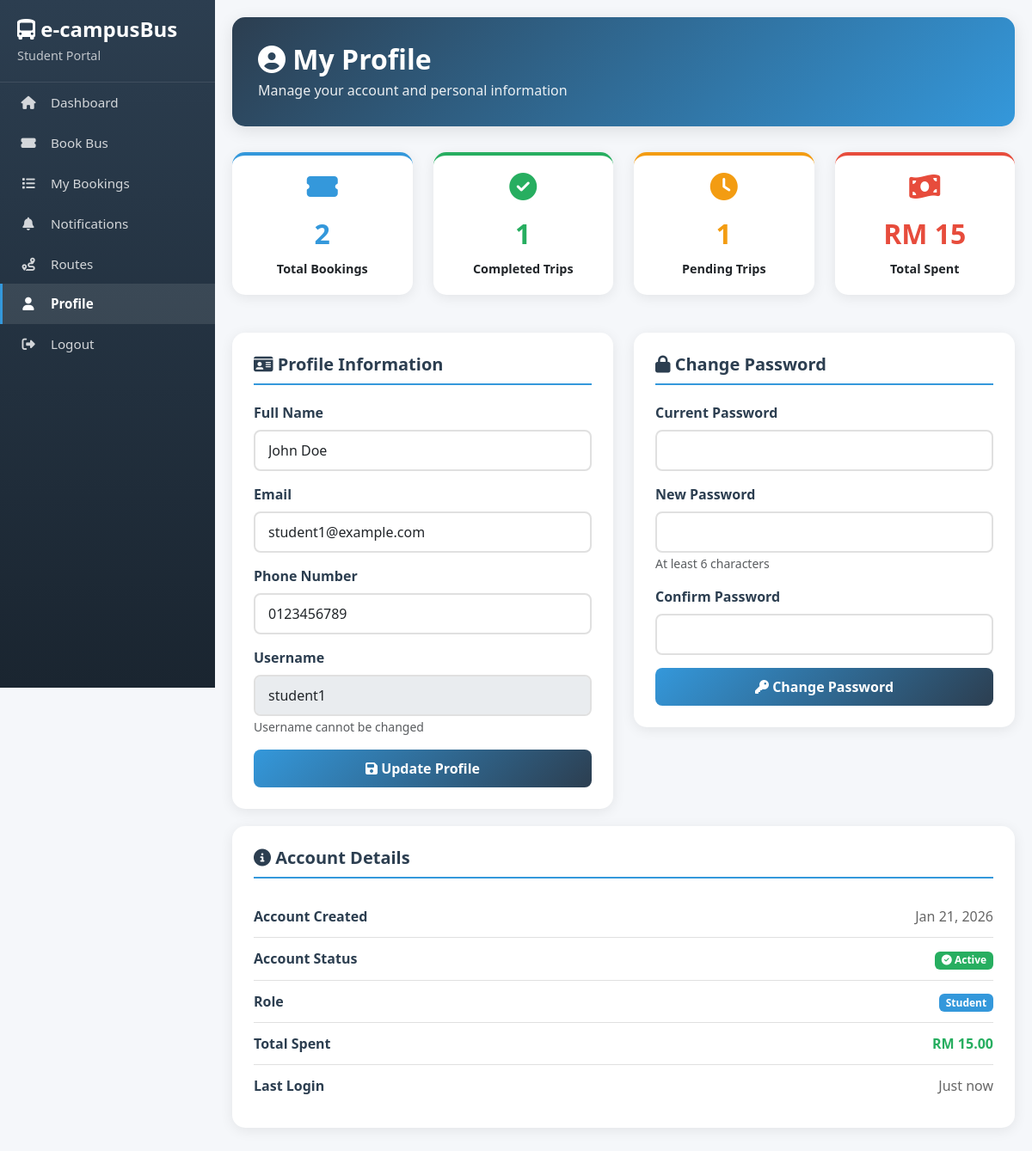
/student/profile.php (signed in), run on the app's committed database.
### tables this page shows
CREATE TABLE users (
    id INT PRIMARY KEY AUTO_INCREMENT,
    username VARCHAR(50) UNIQUE NOT NULL,
    email VARCHAR(100) UNIQUE NOT NULL,
    password VARCHAR(255) NOT NULL,
    full_name VARCHAR(100) NOT NULL,
    phone_number VARCHAR(15),
    date_of_birth DATE,
    gender ENUM('male', 'female', 'other'),
    role ENUM('student', 'driver', 'admin') DEFAULT 'student',
    reward_points INT DEFAULT 0,
    status ENUM('active', 'inactive', 'suspended') DEFAULT 'active',
    login_attempts INT DEFAULT 0,
    locked_until DATETIME NULL,
    remember_token VARCHAR(255) NULL,
    token_expiry DATETIME NULL,
    last_login DATETIME NULL,
    created_at TIMESTAMP DEFAULT CURRENT_TIMESTAMP,
    updated_at TIMESTAMP DEFAULT CURRENT_TIMESTAMP ON UPDATE CURRENT_TIMESTAMP
);

### student/profile.php (the view, shortened to what this page needs)
<?php
$user_id = $_SESSION['user_id'];
try {
    $pdo = new PDO(
        "mysql:host=localhost;dbname=bus_management;charset=utf8mb4",
        "root",
        ""
    );
    $pdo->setAttribute(PDO::ATTR_ERRMODE, PDO::ERRMODE_EXCEPTION);
    $stmt = $pdo->prepare("SELECT * FROM users WHERE id = ? AND role = 'student'");
    $stmt->execute([$user_id]);
    $user = $stmt->fetch(PDO::FETCH_ASSOC);
    $stmt = $pdo->prepare("
        SELECT
            COUNT(*) as total_bookings,
            SUM(CASE WHEN status = 'confirmed' THEN 1 ELSE 0 END) as completed,
            SUM(CASE WHEN status = 'pending' THEN 1 ELSE 0 END) as pending,
            SUM(CASE WHEN status = 'cancelled' THEN 1 ELSE 0 END) as cancelled,
            SUM(CASE WHEN status = 'confirmed' THEN amount ELSE 0 END) as total_spent
        FROM bookings
        WHERE user_id = ?
    ");
    $stmt->execute([$user_id]);
    $stats = $stmt->fetch(PDO::FETCH_ASSOC);
} catch(PDOException $e) {
    $error = "Database error: " . $e->getMessage();
}
?>
<!DOCTYPE html>
<html lang="en">
<head>
    <link href="https://cdn.jsdelivr.net/npm/bootstrap@5.3.0-alpha1/dist/css/bootstrap.min.css" rel="stylesheet">
    <link rel="stylesheet" href="https://cdnjs.cloudflare.com/ajax/libs/font-awesome/6.4.0/css/all.min.css">
</head>
<body>
    <div class="sidebar">
        <div class="sidebar-header">
            <h3><i class="fas fa-bus-alt"></i> e-campusBus</h3>
            <p>Student Portal</p>
        </div>
        <nav class="nav flex-column">
            <a class="nav-link" href="dashboard.php"><i class="fas fa-home"></i> Dashboard</a>
            <a class="nav-link" href="make_booking.php"><i class="fas fa-ticket-alt"></i> Book Bus</a>
            <a class="nav-link" href="bookings.php"><i class="fas fa-list"></i> My Bookings</a>
            <a class="nav-link" href="notifications.php"><i class="fas fa-bell"></i> Notifications</a>
            <a class="nav-link" href="routes.php"><i class="fas fa-route"></i> Routes</a>
            <a class="nav-link active" href="profile.php"><i class="fas fa-user"></i> Profile</a>
            <a class="nav-link" href="../logout.php"><i class="fas fa-sign-out-alt"></i> Logout</a>
        </nav>
    </div>
    <div class="main-content">
        <div class="header">
            <h2><i class="fas fa-user-circle"></i> My Profile</h2>
            <p class="mb-0">Manage your account and personal information</p>
        </div>
        <div class="row mb-4">
            <div class="col-md-3">
                <div class="stat-box blue">
                    <i class="fas fa-ticket-alt"></i>
                    <h3><?php echo $stats['total_bookings'] ?? 0; ?></h3>
                    <p>Total Bookings</p>
                </div>
            </div>
            <div class="col-md-3">
                <div class="stat-box green">
                    <i class="fas fa-check-circle"></i>
                    <h3><?php echo $stats['completed'] ?? 0; ?></h3>
                    <p>Completed Trips</p>
                </div>
            </div>
            <div class="col-md-3">
                <div class="stat-box orange">
                    <i class="fas fa-clock"></i>
                    <h3><?php echo $stats['pending'] ?? 0; ?></h3>
                    <p>Pending Trips</p>
                </div>
            </div>
            <div class="col-md-3">
                <div class="stat-box red">
                    <i class="fas fa-money-bill-wave"></i>
                    <h3>RM <?php echo number_format($stats['total_spent'] ?? 0, 0); ?></h3>
                    <p>Total Spent</p>
                </div>
            </div>
        </div>
        <div class="row">
            <div class="col-lg-6">
                <div class="content-card">
                    <h5><i class="fas fa-id-card"></i> Profile Information</h5>
                    <form method="POST">
                        <div class="form-group">
                            <label class="form-label">Full Name</label>
                            <input type="text" class="form-control" name="full_name" value="<?php echo htmlspecialchars($user['full_name'] ?? ''); ?>" required>
                        </div>
                        <div class="form-group">
                            <label class="form-label">Email</label>
                            <input type="email" class="form-control" name="email" value="<?php echo htmlspecialchars($user['email'] ?? ''); ?>" required>
                        </div>
                        <div class="form-group">
                            <label class="form-label">Phone Number</label>
                            <input type="tel" class="form-control" name="phone_number" value="<?php echo htmlspecialchars($user['phone_number'] ?? ''); ?>" required>
                        </div>
                        <div class="form-group">
                            <label class="form-label">Username</label>
                            <input type="text" class="form-control" value="<?php echo htmlspecialchars($user['username'] ?? ''); ?>" disabled>
                            <small class="text-muted">Username cannot be changed</small>
                        </div>
                        <button type="submit" class="btn btn-primary w-100">
                            <i class="fas fa-save"></i> Update Profile
                        </button>
                    </form>
                </div>
            </div>
            <div class="col-lg-6">
                <div class="content-card">
                    <h5><i class="fas fa-lock"></i> Change Password</h5>
                    <form method="POST">
                        <div class="form-group">
                            <label class="form-label">Current Password</label>
                            <input type="password" class="form-control" name="current_password" required>
                        </div>
                        <div class="form-group">
                            <label class="form-label">New Password</label>
                            <input type="password" class="form-control" name="new_password" required>
                            <small class="text-muted">At least 6 characters</small>
                        </div>
                        <div class="form-group">
                            <label class="form-label">Confirm Password</label>
                            <input type="password" class="form-control" name="confirm_password" required>
                        </div>
                        <button type="submit" class="btn btn-primary w-100">
                            <i class="fas fa-key"></i> Change Password
                        </button>
                    </form>
                </div>
            </div>
        </div>
        <div class="content-card">
            <h5><i class="fas fa-info-circle"></i> Account Details</h5>
            <div class="info-row">
                <span class="info-label">Account Created</span>
                <span class="info-value"><?php echo date('M d, Y', strtotime($user['created_at'] ?? 'now')); ?></span>
            </div>
            <div class="info-row">
                <span class="info-label">Account Status</span>
                <span class="info-value">
                    <span class="badge" style="background-color: var(--success-green);">
                        <i class="fas fa-check-circle"></i> Active
                    </span>
                </span>
            </div>
            <div class="info-row">
                <span class="info-label">Role</span>
                <span class="info-value">
                    <span class="badge" style="background-color: var(--accent-blue);">Student</span>
                </span>
            </div>
            <div class="info-row">
                <span class="info-label">Total Spent</span>
                <span class="info-value" style="font-weight: 700; color: var(--success-green);">
                    RM <?php echo number_format($stats['total_spent'] ?? 0, 2); ?>
                </span>
            </div>
            <div class="info-row">
                <span class="info-label">Last Login</span>
                <span class="info-value">Just now</span>
            </div>
        </div>
    </div>
</body>
</html>

### student/profile.php (style rules this page uses)
:root { --primary-blue: #2C3E50; --accent-blue: #3498DB; --success-green: #27AE60; --warning-orange: #F39C12; --danger-red: #E74C3C; --info-cyan: #16A085; }
body { font-family: 'Segoe UI', Tahoma, Geneva, Verdana, sans-serif; background-color: #f5f7fa; }
.sidebar { background: linear-gradient(180deg, var(--primary-blue) 0%, #1a2530 100%); color: white; height: 100vh; position: fixed; width: 250px; overflow-y: auto; z-index: 1000; }
.sidebar-header { padding: 20px; border-bottom: 1px solid rgba(255, 255, 255, 0.1); }
.sidebar-header h3 { color: white; margin: 0; font-size: 1.5rem; font-weight: 700; }
.sidebar-header p { color: rgba(255, 255, 255, 0.7); margin: 5px 0 0 0; font-size: 0.9rem; }
.nav-link { color: rgba(255, 255, 255, 0.8); padding: 12px 20px; border-left: 3px solid transparent; display: block; text-decoration: none; transition: all 0.3s ease; font-size: 0.95rem; }
.nav-link:hover, .nav-link.active { background-color: rgba(255, 255, 255, 0.1); color: white; border-left-color: var(--accent-blue); font-weight: 600; }
.nav-link i { margin-right: 12px; width: 20px; text-align: center; }
.main-content { margin-left: 250px; padding: 20px; min-height: 100vh; }
.header { background: linear-gradient(135deg, var(--primary-blue) 0%, var(--accent-blue) 100%); color: white; padding: 30px; border-radius: 15px; margin-bottom: 30px; box-shadow: 0 5px 20px rgba(0, 0, 0, 0.1); }
.header h2 { margin: 0; font-size: 2rem; font-weight: 700; }
.header p { margin: 5px 0 0 0; opacity: 0.9; }
.stat-box { background: white; border-radius: 15px; padding: 20px; text-align: center; box-shadow: 0 3px 15px rgba(0, 0, 0, 0.08); margin-bottom: 20px; }
.stat-box i { font-size: 2rem; margin-bottom: 10px; }
.stat-box h3 { font-size: 2rem; font-weight: 700; margin: 10px 0; }
.stat-box p { margin: 0; font-size: 0.9rem; font-weight: 600; }
.stat-box.blue { border-top: 4px solid var(--accent-blue); }
.stat-box.blue i, .stat-box.blue h3 { color: var(--accent-blue); }
.stat-box.green { border-top: 4px solid var(--success-green); }
.stat-box.green i, .stat-box.green h3 { color: var(--success-green); }
.stat-box.orange { border-top: 4px solid var(--warning-orange); }
.stat-box.orange i, .stat-box.orange h3 { color: var(--warning-orange); }
.stat-box.red { border-top: 4px solid var(--danger-red); }
.stat-box.red i, .stat-box.red h3 { color: var(--danger-red); }
.content-card { background: white; border-radius: 15px; padding: 25px; box-shadow: 0 3px 15px rgba(0, 0, 0, 0.08); margin-bottom: 20px; }
.content-card h5 { color: var(--primary-blue); font-weight: 700; margin-bottom: 20px; padding-bottom: 10px; border-bottom: 2px solid var(--accent-blue); }
.form-group { margin-bottom: 15px; }
.form-label { color: var(--primary-blue); font-weight: 600; margin-bottom: 8px; }
.form-control { border: 2px solid #e0e0e0; border-radius: 8px; padding: 10px 15px; transition: all 0.3s ease; }
.btn-primary { background: linear-gradient(135deg, var(--accent-blue), var(--primary-blue)); border: none; color: white; padding: 10px 30px; border-radius: 8px; font-weight: 600; transition: all 0.3s ease; cursor: pointer; }
.info-row { display: flex; justify-content: space-between; padding: 12px 0; border-bottom: 1px solid #e0e0e0; }
.info-row:last-child { border-bottom: none; }
.info-label { font-weight: 600; color: var(--primary-blue); min-width: 150px; }
.info-value { color: #666; }

### data on the page
users: full_name "John Doe", email "student1@example.com", phone_number "0123456789", username "student1", created_at "Jan 21, 2026"

### other printed values
$stats['total_bookings'] "2"
$stats['completed'] "1"
$stats['pending'] "1"
$stats['total_spent'] "15"
$stats['total_spent'] "15.00"
